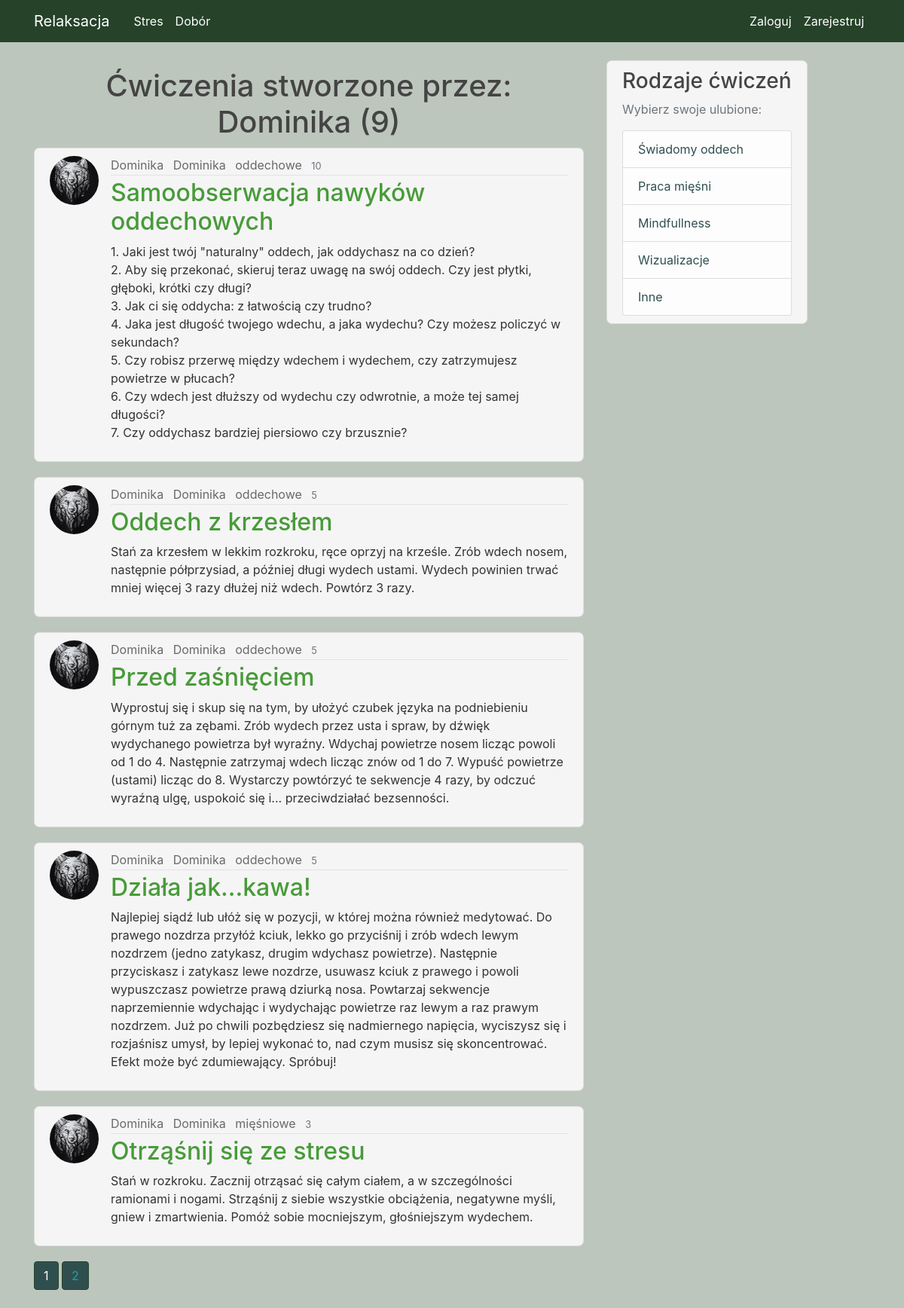
Screenshot of /user/Dominika with the database file from the repository.
### Relaks/models.py (models this page shows, shortened)
class User(db.Model, UserMixin):
    id = db.Column(db.Integer, primary_key=True)
    username = db.Column(db.String(20), unique=True, nullable=False)
    email = db.Column(db.String(120), unique=True, nullable=False)
    image_file = db.Column(db.String(20), nullable=False, default='default.jpg')
    password = db.Column(db.String(60), nullable=False)
    is_admin = db.Column(db.Boolean, nullable=False)
    posts = db.relationship('Post', backref='author', lazy=True)
    fav = db.relationship('Favourite', backref='author', lazy=True)

class Post(db.Model):
    id = db.Column(db.Integer, primary_key=True, autoincrement=True)
    name = db.Column(db.String(100), nullable=True)
    category = db.Column(db.String(100), nullable=True)
    time = db.Column(db.Integer, nullable=True)
    content = db.Column(db.Text, nullable=True)
    user_id = db.Column(db.Integer, db.ForeignKey('user.id'), nullable=False)
    fav = db.relationship('Favourite', backref='fav', lazy=True)

### Relaks/routes.py (the view)
@app.route("/user/<string:username>")
def user_posts(username):
    page = request.args.get('page', 1, type=int)
    user = User.query.filter_by(username=username).first_or_404()
    posts = Post.query.filter_by(author=user) \
        .paginate(page=page, per_page=5)
    return render_template('user_posts.html', posts=posts, user=user)

### Relaks/templates/user_posts.html (shortened to what this page needs)
{% extends "layout.html" %}
{% block content %}
    <h1 style="margin: 10px; text-align: center">Ćwiczenia stworzone przez: {{ user.username }} ({{ posts.total }})</h1>
    {% for post in posts.items %}
        <article class="media content-section">
          <img class="rounded-circle article-img" src="{{ url_for('static', filename='photo/' + post.author.image_file) }}">
          <div class="media-body">
            <div class="article-metadata">
              <a class="mr-2" href="#">{{ post.author.username }}</a>
              <a class="mr-2" href="{{ url_for('user_posts', username=post.author.username) }}">{{ post.author.username }}</a>
                <a class="mr-2" href="{{ url_for('oddech', category=post.category) }}" >{{ post.category }}</a>
              <small class="text-muted">{{ post.time }}</small>
            </div>
            <h2> <a class="article-title" href="{{ url_for('post', post_id=post.id) }}">{{ post.name}}</a> </h2>
            <p class="article-content">{{ post.content }}</p>
          </div>
        </article>
    {% endfor %}
     {% for page_num in posts.iter_pages(left_edge=1, right_edge=1, left_current=1, right_current=2) %}
        {% if page_num %}
            {% if posts.page == page_num %}
                <a class="btn btn-info mb-4" style="background-color: darkslategrey; border-color: #26432a" href="{{ url_for('user_posts', username=user.username, page=page_num)  }}"> {{ page_num }}</a>
             {% else %}
                <a class="btn btn-outline-info mb-4" style="background-color: darkslategrey; border-color: #26432a; " href="{{ url_for('user_posts',username=user.username, page=page_num)  }}"> {{ page_num }}</a>
             {% endif %}
        {% endif %}
    {% endfor %}
{% endblock content %}

### Relaks/static/main.css (style rules this page uses)
body { background-color: #bdc6bd; color: #333333; margin-top: 5rem; }
h1, h2, h3, h4, h5, h6 { color: #444444; }
.content-section { background-color: whitesmoke; padding: 10px 20px; border: 1px solid #dddddd; border-radius: 7px; margin-bottom: 20px; }
.article-title { color: #489b39; }
.article-content { white-space: pre-line; background-color: whitesmoke; }
.article-img { height: 65px; width: 65px; margin-right: 16px; }
.article-metadata { padding-bottom: 1px; margin-bottom: 4px; border-bottom: 1px solid #e3e3e3; color: #444444; }
.btn { background-color: #26432a; }
.mr-2 { color: dimgrey; }

### rows the page displays
User: username "Dominika"
Post: image_file (picture), author.username "Dominika", category "oddechowe", time "10", name "Samoobserwacja nawyków oddechowych", content "1. Jaki jest twój \"naturalny\" oddech, jak oddychasz na co dzień? 2. Aby się przekonać, skieruj teraz uwagę na swój oddech. Czy jest płytki, głęboki, krótki czy długi? 3. Jak ci się oddycha: z łatwością czy trudno? 4. Jaka jest długość twojego wdechu, a jaka wydechu? Czy możesz policzyć w sekundach? 5. Czy robisz przerwę między wdechem i wydechem, czy zatrzymujesz powietrze w płucach? 6. Czy wdech jest dłuższy od wydechu czy odwrotnie, a może tej samej długości? 7. Czy oddychasz bardziej piersiowo czy brzusznie?"
Post: image_file (picture), author.username "Dominika", category "oddechowe", time "5", name "Oddech z krzesłem", content "Stań za krzesłem w lekkim rozkroku, ręce oprzyj na krześle. Zrób wdech nosem, następnie półprzysiad, a później długi wydech ustami. Wydech powinien trwać mniej więcej 3 razy dłużej niż wdech. Powtórz 3 razy."
Post: image_file (picture), author.username "Dominika", category "oddechowe", time "5", name "Przed zaśnięciem", content "Wyprostuj się i skup się na tym, by ułożyć czubek języka na podniebieniu górnym tuż za zębami. Zrób wydech przez usta i spraw, by dźwięk wydychanego powietrza był wyraźny. Wdychaj powietrze nosem licząc powoli od 1 do 4. Następnie zatrzymaj wdech licząc znów od 1 do 7. Wypuść powietrze (ustami) licząc do 8. Wystarczy powtórzyć te sekwencje 4 razy, by odczuć wyraźną ulgę, uspokoić się i... przeciwdziałać bezsenności."
Post: image_file (picture), author.username "Dominika", category "oddechowe", time "5", name "Działa jak...kawa!", content "Najlepiej siądź lub ułóż się w pozycji, w której można również medytować. Do prawego nozdrza przyłóż kciuk, lekko go przyciśnij i zrób wdech lewym nozdrzem (jedno zatykasz, drugim wdychasz powietrze). Następnie przyciskasz i zatykasz lewe nozdrze, usuwasz kciuk z prawego i powoli wypuszczasz powietrze prawą dziurką nosa. Powtarzaj sekwencje naprzemiennie wdychając i wydychając powietrze raz lewym a raz prawym nozdrzem. Już po chwili pozbędziesz się nadmiernego napięcia, wyciszysz się i rozjaśnisz umysł, by lepiej wykonać to, nad czym musisz się skoncentrować. Efekt może być zdumiewający. Spróbuj!"
Post: image_file (picture), author.username "Dominika", category "mięśniowe", time "3", name "Otrząśnij się ze stresu", content "Stań w rozkroku. Zacznij otrząsać się całym ciałem, a w szczególności ramionami i nogami. Strząśnij z siebie wszystkie obciążenia, negatywne myśli, gniew i zmartwienia. Pomóż sobie mocniejszym, głośniejszym wydechem."

### other values shown
{{ posts.total }} "9"
{{ page_num }} "1"
{{ page_num }} "2"
